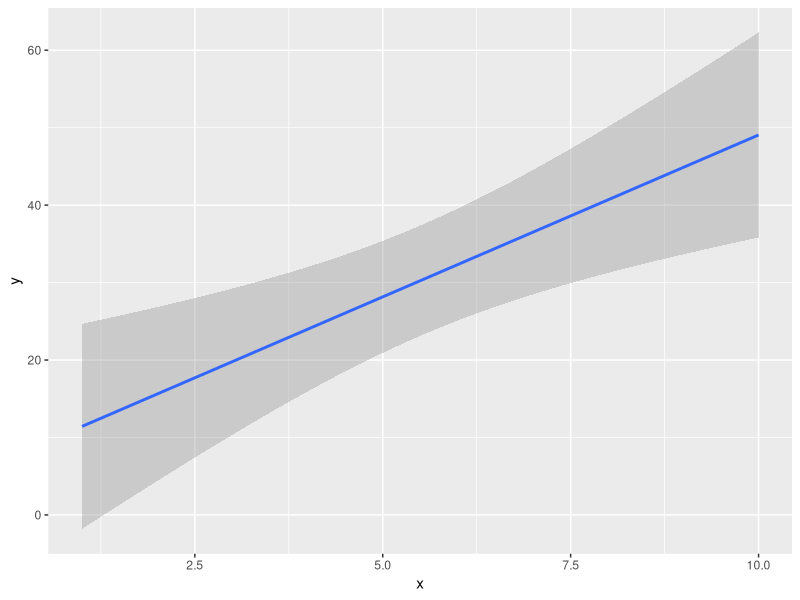

Recreate this plot in R.
## ---- chunk 1

set.seed(123)
x <- 1:10
y <- 2 + 5*x + 10*rnorm(length(x), 0, 1)
d <- data.frame(x, y)

library(ggplot2)

ggplot(d, aes(x = x, y = y)) +
  geom_smooth(method = 'lm') 

